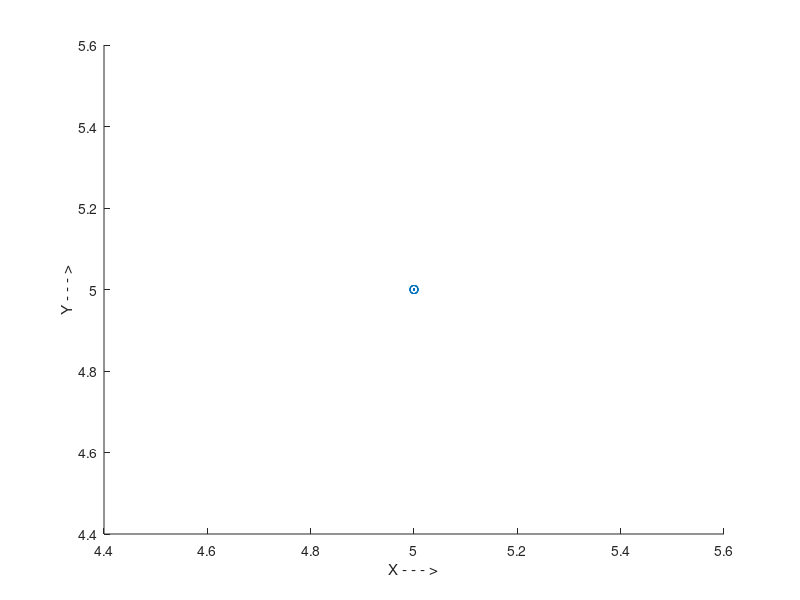
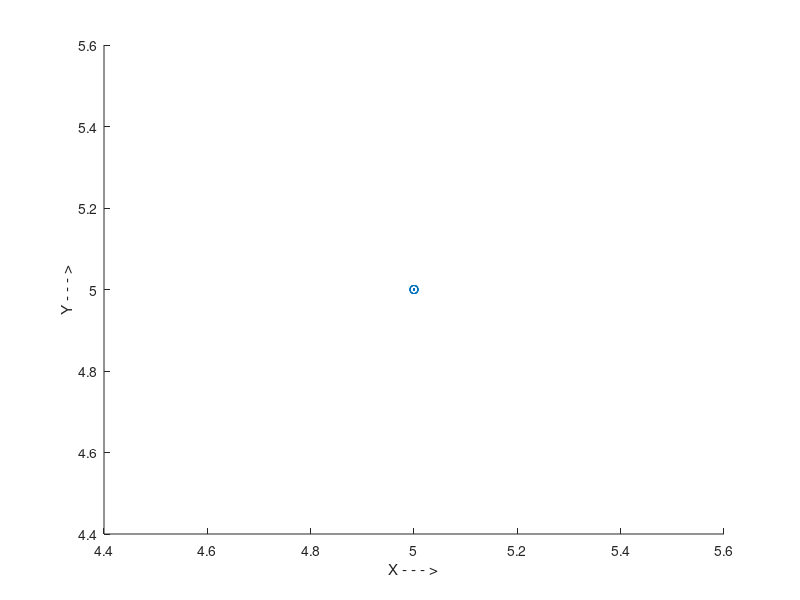
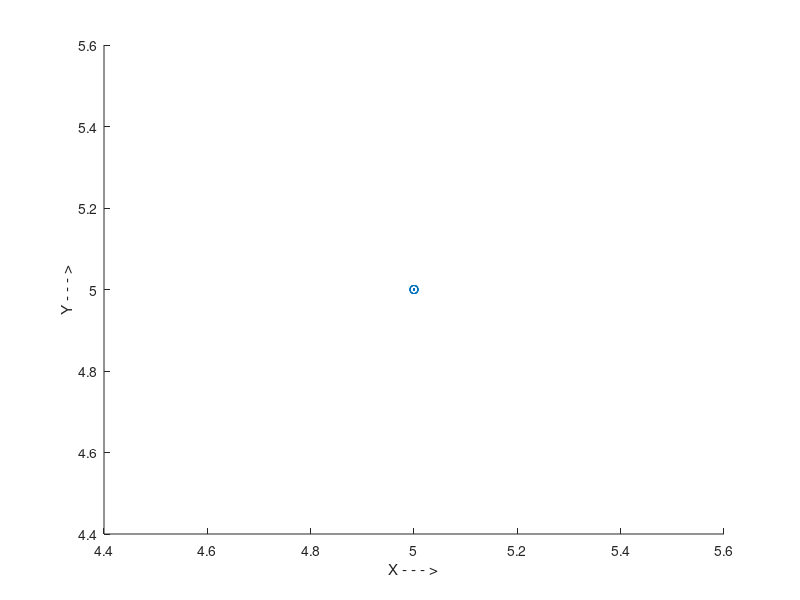
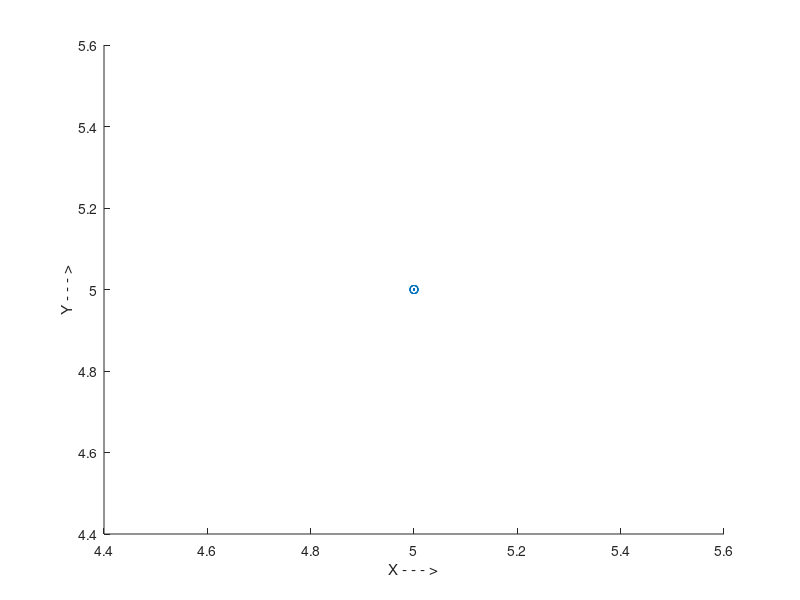

Reproduce these figures in MATLAB, in order.
function main()
n=input('Enter the number of data points ');
x(1)=0;
y(1)=0;
for i=1:n
    x(i)=input(['Enter value of x' num2str(i) ' ']);
end
for i=1:n
    y(i)=input(['Enter value of y' num2str(i) ' ']);
end
order1(x,y,n);
order2(x,y,n);
order3(x,y,n);
order4(x,y,n);

function order1(x,y,n)
A=[n,sum(x);sum(x),sum(x.^2)];
B=[sum(y);sum(y.*x)];
ans=A\B;
e=y-ans(1)-(ans(2)*x);
sr=sum(e.^2);
st=sum((y-mean(y)).^2);
r=(st-sr)/st;
fprintf('\n1st order polynomial fit\n');
fprintf(['\na0 = ' num2str(ans(1))]);
fprintf(['\na1 = ' num2str(ans(2))]);
fprintf(['\nregression = ' num2str(r)]);
f1=figure;
figure(f1);
scatter(x,y);
hold on;
fn=@(x)ans(1)+(ans(2)*x);
x=x(1):0.1:x(n);
plot(x,fn(x));
xlabel('X - - - >');
ylabel('Y - - - >');

function order2(x,y,n)
A=[n,sum(x),sum(x.^2);sum(x),sum(x.^2),sum(x.^3);sum(x.^2),sum(x.^3),sum(x.^4)];
B=[sum(y);sum(y.*x);sum(y.*(x.^2))];
ans=A\B;
e=y-ans(1)-(ans(2)*x)-(ans(3)*(x.^2));
sr=sum(e.^2);
st=sum((y-mean(y)).^2);
r=(st-sr)/st;
fprintf('\n2nd order polynomial fit\n');
fprintf(['\na0 = ' num2str(ans(1))]);
fprintf(['\na1 = ' num2str(ans(2))]);
fprintf(['\na2 = ' num2str(ans(3))]);
fprintf(['\nregression = ' num2str(r)]);
f2=figure;
figure(f2);
scatter(x,y);
hold on;
fn=@(x)ans(1)+(ans(2)*x)+(ans(3)*(x.^2));
x=x(1):0.1:x(n);
plot(x,fn(x));
xlabel('X - - - >');
ylabel('Y - - - >');

function order3(x,y,n)
A=[n,sum(x),sum(x.^2),sum(x.^3);sum(x),sum(x.^2),sum(x.^3),sum(x.^4);sum(x.^2),sum(x.^3),sum(x.^4),sum(x.^5);sum(x.^3),sum(x.^4),sum(x.^5),sum(x.^6)];
B=[sum(y);sum(y.*x);sum(y.*(x.^2));sum(y.*(x.^3))];
ans=A\B;
e=y-ans(1)-(ans(2)*x)-(ans(3)*(x.^2))-(ans(4)*(x.^3));
sr=sum(e.^2);
st=sum((y-mean(y)).^2);
r=(st-sr)/st;
fprintf('\n3rd order polynomial fit\n');
fprintf(['\na0 = ' num2str(ans(1))]);
fprintf(['\na1 = ' num2str(ans(2))]);
fprintf(['\na2 = ' num2str(ans(3))]);
fprintf(['\na3 = ' num2str(ans(4))]);
fprintf(['\nregression = ' num2str(r)]);
f3=figure;
figure(f3);
scatter(x,y);
hold on;
fn=@(x)ans(1)+(ans(2)*x)+(ans(3)*(x.^2))+(ans(4)*(x.^3));
x=x(1):0.1:x(n);
plot(x,fn(x));
xlabel('X - - - >');
ylabel('Y - - - >');

function order4(x,y,n)
A=[n,sum(x),sum(x.^2),sum(x.^3),sum(x.^4);sum(x),sum(x.^2),sum(x.^3),sum(x.^4),sum(x.^5);sum(x.^2),sum(x.^3),sum(x.^4),sum(x.^5),sum(x.^6);sum(x.^3),sum(x.^4),sum(x.^5),sum(x.^6),sum(x.^7);sum(x.^4),sum(x.^5),sum(x.^6),sum(x.^7),sum(x.^8)];
B=[sum(y);sum(y.*x);sum(y.*(x.^2));sum(y.*(x.^3));sum(y.*(x.^4))];
ans=A\B;
e=y-ans(1)-(ans(2)*x)-(ans(3)*(x.^2))-(ans(4)*(x.^3))-(ans(5)*(x.^4));
sr=sum(e.^2);
st=sum((y-mean(y)).^2);
r=(st-sr)/st;
fprintf('\n4th order polynomial fit\n');
fprintf(['\na0 = ' num2str(ans(1))]);
fprintf(['\na1 = ' num2str(ans(2))]);
fprintf(['\na2 = ' num2str(ans(3))]);
fprintf(['\na3 = ' num2str(ans(4))]);
fprintf(['\na4 = ' num2str(ans(5))]);
fprintf(['\nregression = ' num2str(r)]);
f4=figure;
figure(f4);
scatter(x,y);
hold on;
fn=@(x)ans(1)+(ans(2)*x)+(ans(3)*(x.^2))+(ans(4)*(x.^3))+(ans(5)*(x.^4));
x=x(1):0.1:x(n);
plot(x,fn(x));
xlabel('X - - - >');
ylabel('Y - - - >');